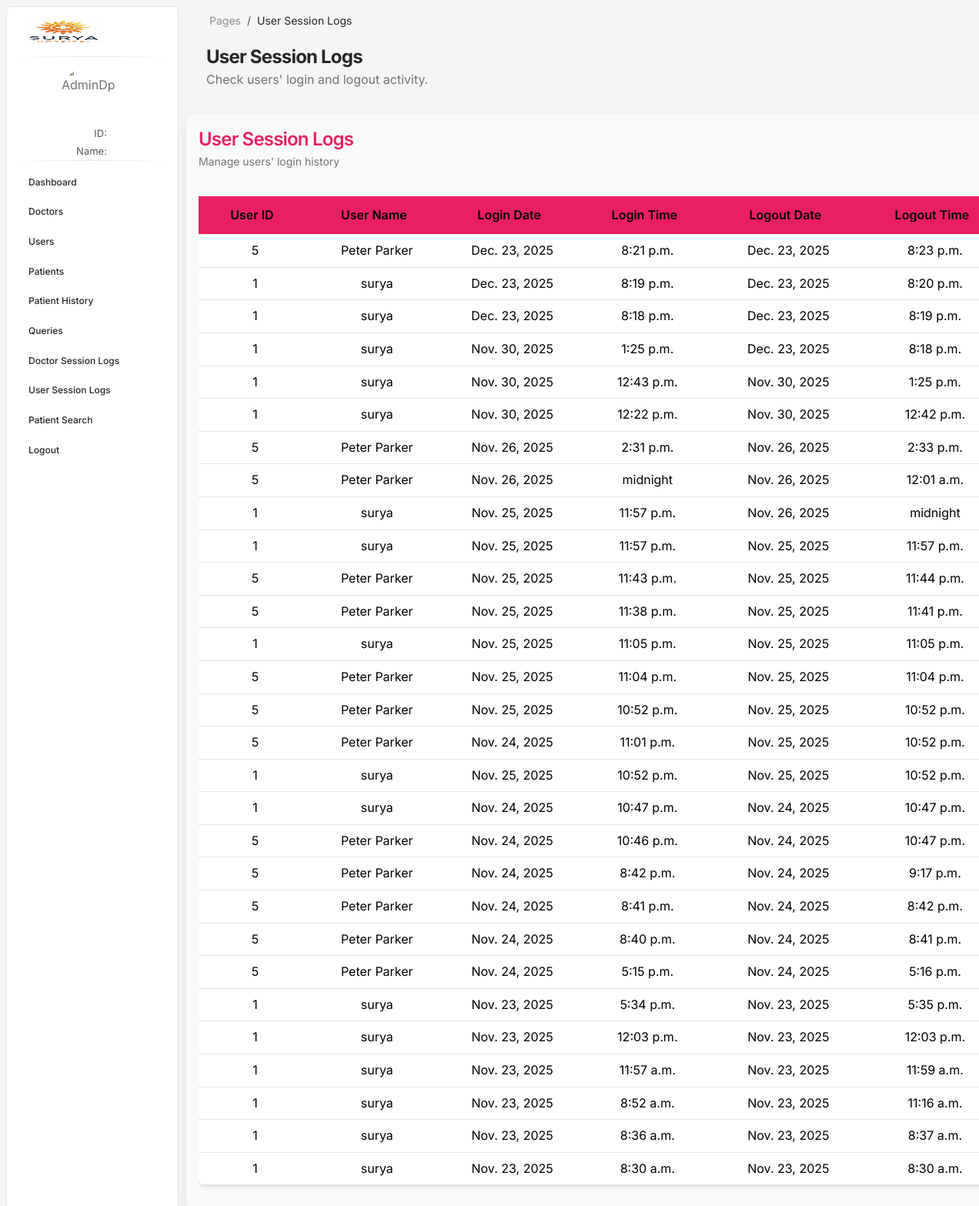
The page /hmsadmin/adminusersessionlogs on the database its author committed.
### user/models.py (models this page shows, shortened)
class Userlogindata(models.Model):
    uid = models.ForeignKey(User,on_delete=models.CASCADE)
    indate = models.DateField(default=timezone.now)
    intime = models.TimeField(default=timezone.now)
    outdate = models.DateField(null=True,blank=True)
    outtime = models.TimeField(null=True,blank=True)

class User(models.Model):
    name = models.CharField(max_length=100)
    phone = models.IntegerField(unique=True)
    email = models.CharField(unique=True,max_length=100)
    joindate = models.DateField(default=timezone.now)
    password = models.CharField(max_length=100)

### hmsadmin/views.py (the view)
# urls.py: path('/adminusersessionlogs',views.adminusersessionlogs,name='adminusersessionlogs'),
def adminusersessionlogs(request):
    users = Userlogindata.objects.all().order_by(F("outdate").desc(nulls_first = True), F("outtime").desc(nulls_first = True))
    return render(request,'adminusersessionlogs.html',context={"userLogData":users})

### doctor/context_processor.py (called while the page is built, shortened)
def doctorData(request):
    dp = None
    return {"doctorData":None,"ddp":dp}

### hmsadmin/context_processor.py (called while the page is built, shortened)
def adminData(request):
    dp= None
    return {"adminData":None,"adp":dp}

### user/context_processor.py (called while the page is built, shortened)
def userData(request):
    return {"userData":None,"dp":None}

### hmsadmin/templates/adminusersessionlogs.html (shortened to what this page needs)
{% load static %}
{% include 'common/adminlink.html' %}
<body class="g-sidenav-show bg-gray-100">
{% include 'common/adminaside.html' %}
<main class="main-content position-relative max-height-vh-100 h-100 border-radius-lg">
    <nav class="navbar navbar-main navbar-expand-lg px-0 mx-3 shadow-none border-radius-xl">
        <div class="container-fluid py-1 px-3">
            <nav aria-label="breadcrumb">
                <ol class="breadcrumb bg-transparent mb-0 pb-0 pt-1 px-0">
                    <li class="breadcrumb-item text-sm"><a class="opacity-5 text-dark" href="#">Pages</a></li>
                    <li class="breadcrumb-item text-sm text-dark active" aria-current="page">User Session Logs</li>
                </ol>
            </nav>
        </div>
    </nav>
    <div class="container-fluid py-2">
        <div class="ms-3">
            <h3 class="mb-0 h4 font-weight-bolder">User Session Logs</h3>
            <p class="mb-4">Check users' login and logout activity.</p>
        </div>
        <div class="v-container" style="height:90vh; margin-top:2rem; width:85vw; margin-left: -10px; ">
            <div class="grid-header mb-3">
                <div>
                    <h4 class="mb-0 text-primary">User Session Logs</h4>
                    <small class="text-muted">Manage users' login history</small>
                </div>
            </div>
            <div class="grid-area overflow-auto">
                <table class="table table-hover align-middle bg-white shadow rounded" style="text-align: center;">
                    <thead class="bg-primary text-white sticky-top" style="background-color: #e91e63 !important;">
                        <tr>
                            <th style="color:black;">User ID</th>
                            <th style="color:black;">User Name</th>
                            <th style="color:black;">Login Date</th>
                            <th style="color:black;">Login Time</th>
                            <th style="color:black;">Logout Date</th>
                            <th style="color:black;">Logout Time</th>
                        </tr>
                    </thead>
                    <tbody id="doctorLogsList">
                        {% for user in userLogData %}
                        <tr>
                            <td style="color: black;">{{ user.uid.id}}</td>
                            <td style="color: black;">{{ user.uid.name}}</td>
                            <td style="color: black;">{{ user.indate}}</td>
                            <td style="color: black;">{{ user.intime}}</td>
                            {% if user.outdate == None %}
                            <td style="color: rgb(0, 196, 0); font-weight: bolder;">Active</td>
                            {% else %}
                            <td style="color: black;">{{ user.outdate}}</td>
                            {% endif %}
                            {% if user.outtime == None %}
                            <td style="color: rgb(0, 196, 0); font-weight: bolder;">Active</td>
                            {% else %}
                            <td style="color: black;">{{ user.outtime}}</td>
                            {% endif %}
                        </tr>
                        {% endfor %}
                    </tbody>
                </table>
            </div>
        </div>
    </div>
</main>
  </body>
</html>

### hmsadmin/templates/adminusersessionlogs.html (style rules this page uses)
.sticky-top { top: 0; }
.v-container { background: #f8f9fa; border-radius: 0.5rem; padding: 1rem; box-shadow: 0 6px 18px rgba(0, 0, 0, 0.08); display: flex; flex-direction: column; gap: 1rem; }
.grid-header { display: flex; justify-content: space-between; align-items: center; }
.table thead { background-color: #e91e63 !important; }
.table td, .table th { padding-left: 1rem; }

### rows shown on the page
Userlogindata: uid.id "5", uid.name "Peter Parker", indate "Dec. 23, 2025", intime "8:21 p.m.", outdate "Dec. 23, 2025", outtime "8:23 p.m."
Userlogindata: uid.id "1", uid.name "surya", indate "Dec. 23, 2025", intime "8:19 p.m.", outdate "Dec. 23, 2025", outtime "8:20 p.m."
Userlogindata: uid.id "1", uid.name "surya", indate "Dec. 23, 2025", intime "8:18 p.m.", outdate "Dec. 23, 2025", outtime "8:19 p.m."
Userlogindata: uid.id "1", uid.name "surya", indate "Nov. 30, 2025", intime "1:25 p.m.", outdate "Dec. 23, 2025", outtime "8:18 p.m."
Userlogindata: uid.id "1", uid.name "surya", indate "Nov. 30, 2025", intime "12:43 p.m.", outdate "Nov. 30, 2025", outtime "1:25 p.m."
Userlogindata: uid.id "1", uid.name "surya", indate "Nov. 30, 2025", intime "12:22 p.m.", outdate "Nov. 30, 2025", outtime "12:42 p.m."
Userlogindata: uid.id "5", uid.name "Peter Parker", indate "Nov. 26, 2025", intime "2:31 p.m.", outdate "Nov. 26, 2025", outtime "2:33 p.m."
Userlogindata: uid.id "5", uid.name "Peter Parker", indate "Nov. 26, 2025", intime "midnight", outdate "Nov. 26, 2025", outtime "12:01 a.m."
Userlogindata: uid.id "1", uid.name "surya", indate "Nov. 25, 2025", intime "11:57 p.m.", outdate "Nov. 26, 2025", outtime "midnight"
Userlogindata: uid.id "1", uid.name "surya", indate "Nov. 25, 2025", intime "11:57 p.m.", outdate "Nov. 25, 2025", outtime "11:57 p.m."
Userlogindata: uid.id "5", uid.name "Peter Parker", indate "Nov. 25, 2025", intime "11:43 p.m.", outdate "Nov. 25, 2025", outtime "11:44 p.m."
Userlogindata: uid.id "5", uid.name "Peter Parker", indate "Nov. 25, 2025", intime "11:38 p.m.", outdate "Nov. 25, 2025", outtime "11:41 p.m."
Userlogindata: uid.id "1", uid.name "surya", indate "Nov. 25, 2025", intime "11:05 p.m.", outdate "Nov. 25, 2025", outtime "11:05 p.m."
Userlogindata: uid.id "5", uid.name "Peter Parker", indate "Nov. 25, 2025", intime "11:04 p.m.", outdate "Nov. 25, 2025", outtime "11:04 p.m."
Userlogindata: uid.id "5", uid.name "Peter Parker", indate "Nov. 25, 2025", intime "10:52 p.m.", outdate "Nov. 25, 2025", outtime "10:52 p.m."
Userlogindata: uid.id "5", uid.name "Peter Parker", indate "Nov. 24, 2025", intime "11:01 p.m.", outdate "Nov. 25, 2025", outtime "10:52 p.m."
Userlogindata: uid.id "1", uid.name "surya", indate "Nov. 25, 2025", intime "10:52 p.m.", outdate "Nov. 25, 2025", outtime "10:52 p.m."
Userlogindata: uid.id "1", uid.name "surya", indate "Nov. 24, 2025", intime "10:47 p.m.", outdate "Nov. 24, 2025", outtime "10:47 p.m."
Userlogindata: uid.id "5", uid.name "Peter Parker", indate "Nov. 24, 2025", intime "10:46 p.m.", outdate "Nov. 24, 2025", outtime "10:47 p.m."
Userlogindata: uid.id "5", uid.name "Peter Parker", indate "Nov. 24, 2025", intime "8:42 p.m.", outdate "Nov. 24, 2025", outtime "9:17 p.m."
Userlogindata: uid.id "5", uid.name "Peter Parker", indate "Nov. 24, 2025", intime "8:41 p.m.", outdate "Nov. 24, 2025", outtime "8:42 p.m."
Userlogindata: uid.id "5", uid.name "Peter Parker", indate "Nov. 24, 2025", intime "8:40 p.m.", outdate "Nov. 24, 2025", outtime "8:41 p.m."
Userlogindata: uid.id "5", uid.name "Peter Parker", indate "Nov. 24, 2025", intime "5:15 p.m.", outdate "Nov. 24, 2025", outtime "5:16 p.m."
Userlogindata: uid.id "1", uid.name "surya", indate "Nov. 23, 2025", intime "5:34 p.m.", outdate "Nov. 23, 2025", outtime "5:35 p.m."
Userlogindata: uid.id "1", uid.name "surya", indate "Nov. 23, 2025", intime "12:03 p.m.", outdate "Nov. 23, 2025", outtime "12:03 p.m."
Userlogindata: uid.id "1", uid.name "surya", indate "Nov. 23, 2025", intime "11:57 a.m.", outdate "Nov. 23, 2025", outtime "11:59 a.m."
Userlogindata: uid.id "1", uid.name "surya", indate "Nov. 23, 2025", intime "8:52 a.m.", outdate "Nov. 23, 2025", outtime "11:16 a.m."
Userlogindata: uid.id "1", uid.name "surya", indate "Nov. 23, 2025", intime "8:36 a.m.", outdate "Nov. 23, 2025", outtime "8:37 a.m."
Userlogindata: uid.id "1", uid.name "surya", indate "Nov. 23, 2025", intime "8:30 a.m.", outdate "Nov. 23, 2025", outtime "8:30 a.m."
